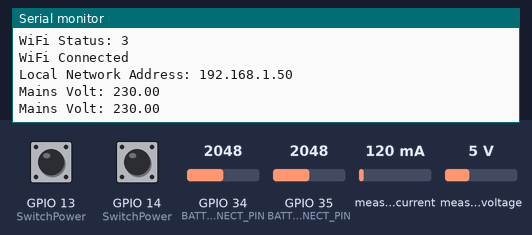
Recording of a sketch running on a simulated ESP32. Shown: the last lines printed to the serial monitor. The test bench sets the inputs (shaded band); at power-on: GPIO 34 (BATT_DISCONNECT_PIN) = 2048, GPIO 35 (BATT_RECONNECT_PIN) = 2048, GPIO 13 (SwitchPower) HIGH, GPIO 14 (SwitchPower) HIGH, measured voltage 5 V, measured current 120 mA. WiFi joins after 1.5 s; servers stay silent unless stated.

Above: at 3.3 s.
3.4 s: GPIO 34 (BATT_DISCONNECT_PIN) set to 2095
At 6.03 s:
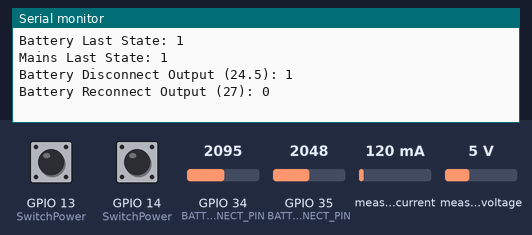
7.2 s: GPIO 35 (BATT_RECONNECT_PIN) set to 2866
At 7.8 s:
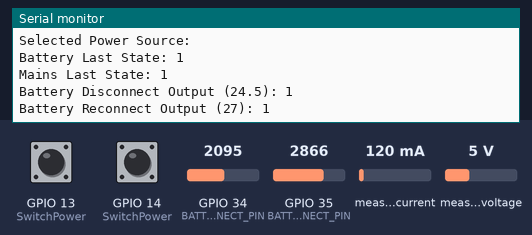
9.6 s: GPIO 13 (SwitchPower) pulled LOW for 1 s
12.1 s: GPIO 14 (SwitchPower) pulled LOW for 0.15 s
16.5 s: measured voltage set to 0.3 V
At 16.96 s:
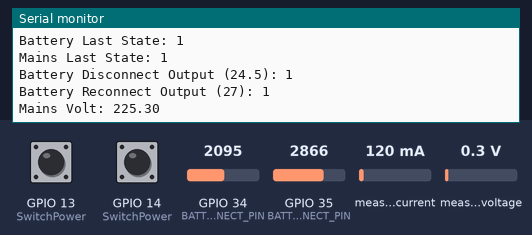
18.0 s: measured voltage set to 3.8 V
At 18.72 s:
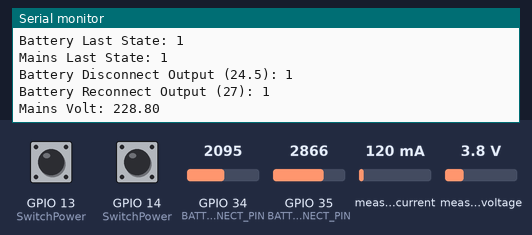
Timing chart, 0 to 20.5 s (numbered marks = the images above; inputs shaded):
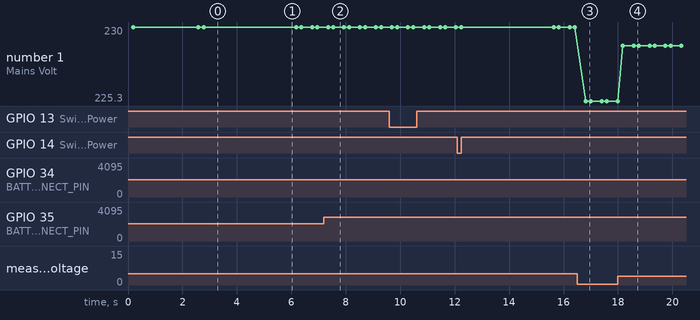

The sketch:

PZEM_Final.ino
```cpp
// Include necessary libraries
#include "WiFi.h"
#include "ESPAsyncWebServer.h"
#include <PZEM004Tv30.h>

//Define Threshold for voltages and current
#define Batt_Disconnect_Voltage 24.5
#define Batt_Reconnect_Voltage 27.0

//Define Battery Threshold Voltage Pins
#define BATT_DISCONNECT_PIN 34 // for 24.5V disconnect
#define BATT_RECONNECT_PIN 35 // for 27V reconnect

//Define POWERSWITCHING Pins
#define BATTERY_PIN 25 //Change as needed.
#define MAINS_PIN 26 //Change as needed.

// Define PZEM pins and serial interface
#define PZEM_RX_PIN 16
#define PZEM_TX_PIN 17
#define PZEM_SERIAL Serial2

// Create PZEM instance
PZEM004Tv30 pzem1(PZEM_SERIAL, PZEM_RX_PIN, PZEM_TX_PIN, 0x56); //inverter
PZEM004Tv30 pzem2(PZEM_SERIAL, PZEM_RX_PIN, PZEM_TX_PIN, 0x55); //mains
PZEM004Tv30 pzem3(PZEM_SERIAL, PZEM_RX_PIN, PZEM_TX_PIN, 0x58); //load

// Declare global variables
int actualstate_batt = LOW;
int actualstate_mains = LOW;
String battData;
float InvData[4] = {0.0, 0.0, 0.0, 0.0};
float MainsData[4] = {0.0, 0.0, 0.0, 0.0};
float LoadData[4] = {0.0, 0.0, 0.0, 0.0};

String SelectedPowerSource;
// Forward declaration (prototype) of selectpowersource function
String selectpowersource(float InvData, float MainsData, float LoadData);


//FUNCTIONS-----------------------------------------------------------------------------------------------------------

//Collect Data from Sensors
void collectdata(float InverterData[], float MainsData[], float LoadData[]) {

 //AC Main Line Data
  MainsData[0] = pzem2.voltage();
  MainsData[1] = pzem2.current();
  MainsData[2] = pzem2.power();
  MainsData[3] = pzem2.energy();

  //Inverter Data
  InverterData[0] = pzem1.voltage();
  InverterData[1] = pzem1.current();
  InverterData[2] = pzem1.power();
  InverterData[3] = pzem1.energy();

 //Connected Load Data
  LoadData[0] = pzem3.voltage();
  LoadData[1] = pzem3.current();
  LoadData[2] = pzem3.power();
  LoadData[3] = pzem3.energy();
}

String selectpowersource(float InvData[], float MainsData[],float LoadData[]){
  collectdata(InvData, MainsData, LoadData);
  float invvolt = InvData[0];
  float invcur = InvData[1];
  float invpow = InvData[2];
  float invene = InvData[3];

  float mainsvolt = MainsData[0];
  float mainscurt = MainsData[1];
  float mainspow = MainsData[2];
  float mainsene = MainsData[3];

  float loadvolt = LoadData[0];
  float loadcur = LoadData[1];
  float loadpow = LoadData[2];
  float loadene = LoadData[3];

  actualstate_batt = digitalRead(13); //battery
  actualstate_mains = digitalRead(14); //mains
  int batt_disconnect = (analogRead(BATT_DISCONNECT_PIN) > 2048) ? HIGH : LOW; //state of disconnect voltage
  int batt_reconnect = (analogRead(BATT_RECONNECT_PIN) > 2048) ? HIGH : LOW; //state of reconnect voltage
  String chargebatt;

  if(batt_reconnect==1){ //max threshold on
      if(actualstate_batt == 0){ //last state of batt is on
        chargebatt = "Battery Available (Discharging) Using Battery";
        //do nothing
      }else if (actualstate_mains == 0){ // last state of main is on
        chargebatt = "Battery Available (Charging) Using Battery";
      }
    }else if (batt_disconnect == 1 && batt_reconnect ==0){ //max threshold off and min threshold on
      if(actualstate_batt == 1 && actualstate_mains ==1){
        chargebatt = "No Supply";
      }else if(actualstate_batt == 0){ // last state of batt is on
        chargebatt = "Battery Available (Discharging) Using Battery";
        //do nothing
      }else if(actualstate_mains == 0){ // last state of mains is on
        chargebatt = "Battery Available (Charging) Using Mains";
        //do nothing
      }
    }else if(batt_disconnect == 0){
      if(mainsvolt != 0 && actualstate_mains == 0){ //last state of mains is on
        chargebatt = "Battery Unavailable (Charging) Still using Mains";
        //do nothing
      }else if(mainsvolt != 0 && actualstate_mains == 1) { //last state of mains is off
        chargebatt = "Battery Unavailable (Charging) Using Mains";
    }else{
      chargebatt = "No Supply";
    }
    }
    Serial.print("Mains Volt: ");
    Serial.println(mainsvolt);
    return chargebatt;

}

void SwitchPower(){
  SelectedPowerSource = selectpowersource(InvData, MainsData, LoadData);
  actualstate_batt = digitalRead(13); //battery
  actualstate_mains = digitalRead(14); //mains
  //Control Logic
  if(SelectedPowerSource == "Battery Available (Discharging) Using Battery"){ //max threshold on
      if(actualstate_batt == 0){ //last state of batt is on
        //do nothing
      }else if (actualstate_batt == 1){ // last state of batt is off
        digitalWrite(BATTERY_PIN, HIGH); // batt on
        digitalWrite(MAINS_PIN, LOW); // mains off
        delay(3000);
        digitalWrite(BATTERY_PIN, LOW); // toggle//max threshold off and min threshold on
      }
    }else if (SelectedPowerSource == "Battery Available (Charging) Using Battery"){
      if(actualstate_batt == 0){
        //do nothing
      }else{
        digitalWrite(BATTERY_PIN, HIGH); // batt on
        digitalWrite(MAINS_PIN, LOW); // mains off
        delay(3000);
        digitalWrite(BATTERY_PIN, LOW); // toggle//max threshold off and min threshold on
      }
    }else if (SelectedPowerSource == "Battery Available (Charging) Using Mains"){
        //do nothing
    }else if (SelectedPowerSource == "Battery Unavailable (Charging) Using Mains"){
      if(actualstate_mains == 0){
        //do nothing
      }else{
        digitalWrite(BATTERY_PIN, LOW); // batt off
        digitalWrite(MAINS_PIN, HIGH); // mains on
        delay(3000);
        digitalWrite(MAINS_PIN, LOW); // toggle//max threshold off and min threshold on
      }
    }else if (SelectedPowerSource == "Battery Unavailable (Charging) Still using Mains"){
        //do nothing
    }else if (SelectedPowerSource == "No Supply"){
      if(actualstate_mains == 1 && actualstate_mains ==1){
        //do nothing
      }else{
        digitalWrite(BATTERY_PIN, LOW); // batt off
        digitalWrite(MAINS_PIN, LOW); // mains on
      }
    }
}

// WiFi credentials
const char* ssid = "Jem";
const char* password = "jemerjaps";
const char* ntpServer = "pool.ntp.org";
const long  gmtOffset_sec = 0;
const int   daylightOffset_sec = 3600;

// Create AsyncWebServer instance
AsyncWebServer server(80);

// HTML document with CSS and JS
const char index_html[] PROGMEM = R"rawliteral(
<!DOCTYPE html>
<html>

<head>
  <title>Smart Home Monitoring</title>
  <meta name="viewport" content="width=device-width, initial-scale=1">
  <style>
    canvas {
      -moz-user-select: none;
      -webkit-user-select: none;
      -ms-user-select: none;
    }

    /* Data Table Styling */
    #dataTable {
      font-family: "Trebuchet MS", Arial, Helvetica, sans-serif;
      border-collapse: collapse;
      width: 95%;
      margin-top: 40px;
      text-align: center;
    }

    #dataTable td,
    #dataTable th {
      border: 1px solid #ddd;
      padding: 8px;
      font-size: 18px; /* Increase font size */
      font-weight: bold; /* Make it bold */
    }

    #dataTable tr:nth-child(even) {
      background-color: #659EC7;
    }

    #dataTable tr:nth-child(odd) {
      background-color: #95B9C7;
    }

    #dataTable td:hover {
      background-color: #ddd;
    }

    #dataTable th {
      padding-top: 12px;
      padding-bottom: 12px;
      text-align: center;
      background-color: #151B54;
      color: white;
    }
    .button {
      display: inline-block;
      border-radius: 4px;
      background-color: #e7e7e7;
      border: none;
      color: black;
      text-align: center;
      font-size: 15px;
      padding: 6px;
      width: 100px;
      transition: all 0.5s;
      cursor: pointer;
      margin: 30px;
      border: 1px solid black;
}

  .button-container span {
      cursor: pointer;
      display: inline-block;
      position: relative;
      transition: 0.5s;
  }

  .button-container span:after {
    content: '\00bb';
    position: absolute;
    opacity: 0;
    top: 0;
    right: -20px;
    transition: 0.5s;
  }

  .button-container:hover span {
    padding-right: 25px;
  }

  .button-container:hover span:after {
    opacity: 1;
    right: 0;
  }
  </style>
</head>

<body style="background-color: #242424;">
  <div style="text-align:center; color: #0492C2; font-family: sans-serif; font-size:300%; font-weight: bold;">SMART HOME MONITOR</div>

  <div class="button-container">
        <button class="button" onclick="redirectToHost()"><< HOME</button>
  </div>

  <div style="margin-top: 20px; margin: 0 auto; width: 0 auto;">
    <table id="dataTable" style="margin: 0 auto;">
      <tr>
        <th> </th>
        <th>Mains</th>
        <th>Inverter</th>
        <th>Load</th>
        <th>Battery</th>
      </tr>
      <tr>
        <th>Voltage</th>
        <td id="mainsVoltage"> </td>
        <td id="inverterVoltage"></td>
        <td id="loadVoltage"></td>
        <td id="batteryAvailability"></td>
      </tr>
      <tr>
        <th>Current</th>
        <td id="mainsCurrent"></td>
        <td id="inverterCurrent"></td>
        <td id="loadCurrent"></td>
        <td></td>
      </tr>
      <tr>
        <th>Energy</th>
        <td id="mainsEnergy"></td>
        <td id="inverterEnergy"></td>
        <td id="loadEnergy"></td>
        <td></td>
      </tr>
      <tr>
        <th>Power</th>
        <td id="mainsPower"></td>
        <td id="inverterPower"></td>
        <td id="loadPower"></td>
        <td> </td>
      </tr>
    </table>
  </div>
  <br>
  <br>

  <script>
    // Function to update sensor data from ESP32
  function updateSensorData() {
        var xhttp = new XMLHttpRequest();
        xhttp.onreadystatechange = function() {
            if (this.readyState == 4 && this.status == 200){
          var data = JSON.parse(this.responseText);
          // Update table data
          document.getElementById("dataTable").innerHTML = `
            <tr>
              <th> </th>
              <th>Mains</th>
              <th>Inverter</th>
              <th>Load</th>
              <th>Battery</th>
            </tr>
            <tr>
              <th>Voltage</th>
              <td>${data.inverterVoltage.toFixed(2)} V</td>
              <td>${data.mainsVoltage.toFixed(2)} V</td>
              <td>${data.loadVoltage.toFixed(2)} V</td>
              <td></td>
              <td>${data.batteryAvailability}</td>
            </tr>
            <tr>
              <th>Current</th>
              <td>${data.inverterCurrent.toFixed(2)} A</td>
              <td>${data.mainsCurrent.toFixed(2)} A</td>
              <td>${data.loadCurrent.toFixed(2)} A</td>
              <td></td>
            </tr>
            <tr>
              <th>Energy</th>
              <td>${data.inverterEnergy.toFixed(2)} kWh</td>
              <td>${data.mainsEnergy.toFixed(2)} kWh</td>
              <td>${data.loadEnergy.toFixed(2)} kWh</td>
              <td></td>
            </tr>
            <tr>
              <th>Power</th>
              <td>${data.inverterPower.toFixed(2)} W</td>
              <td>${data.mainsPower.toFixed(2)} W</td>
              <td>${data.loadPower.toFixed(2)} W</td>
              <td></td>
            </tr>
          `;
            }
        };
        xhttp.open("GET", "/data", true);
        xhttp.send();
    }
    function updateDataTable(data) {
      var table = document.getElementById("dataTable");
      var row = table.insertRow(1); // Add after headings
      var cell1 = row.insertCell(0);
      var cell2 = row.insertCell(1);
      var cell3 = row.insertCell(2);
      cell1.innerHTML = getCurrentTime(); // You need to implement this function
      cell2.innerHTML = data.batteryVoltage.toFixed(2) + " V";
      cell3.innerHTML = data.batteryCurrent.toFixed(2) + " A";
    }

    updateSensorData();
    setInterval(updateSensorData, 1500); // Update every 1.5 seconds


    //On Page load show graphs
    window.onload = function () {
      console.log(new Date().toLocaleTimeString());
      getData();
      showGraph();
    };

    //Ajax script to get ADC voltage at every 5 Seconds

    setInterval(function () {
      // Call a function repetitively with 5 Second interval
      getData();
    }, 5000);

    function redirectToHost() {
        window.location.href = "http://172.20.10.12"; // Replace with actual IP address of the host
    }
  </script>
</body>

</html>

)rawliteral";

void setup() {
    SelectedPowerSource = selectpowersource(InvData, MainsData, LoadData);  // Assign to global variable
    // Initialize serial communication
    Serial.begin(115200);
    pinMode(BATT_DISCONNECT_PIN, INPUT);
    pinMode(BATT_RECONNECT_PIN, INPUT);

    // Connect to WiFi
    WiFi.begin(ssid, password);

    int attempts = 0;
    while (WiFi.status() != WL_CONNECTED) {
        delay(1000);
        Serial.println("Connecting to Network.....");
        Serial.print("WiFi Status: ");
        Serial.println(WiFi.status());
        attempts++;
        if (attempts > 20) {
            Serial.println("Failed to connect to WiFi. Please check your credentials.");
            break;
        }
    }

    // Print ESP32-S local IP address
    Serial.println("WiFi Connected");
    Serial.print("Local Network Address: ");
    Serial.println(WiFi.localIP());

    // Route to get to the WebPage
    server.on("/", HTTP_GET, [](AsyncWebServerRequest *request) {
        request->send_P(200, "text/html", index_html);
    });

    // Route to get sensor data
    server.on("/data", HTTP_GET, [](AsyncWebServerRequest *request) {

        String data = "{\"inverterVoltage\":"; if(isnan(pzem1.voltage())){data+=String(0);} else {data+=String(pzem1.voltage());} data+= ",";
        data += "\"inverterCurrent\":";   if(isnan(pzem1.current())){data+=String(0);} else {data+=String(pzem1.current());} data+= ",";
        data += "\"inverterPower\":";   if(isnan(pzem1.power())){data+=String(0);} else {data+=String(pzem1.power());} data+= ",";
        data += "\"inverterEnergy\":";   if(isnan(pzem1.energy())){data+=String(0);} else {data+=String(pzem1.energy());} data+= ",";
        data += "\"mainsVoltage\":";   if(isnan(pzem2.voltage())){data+=String(0);} else {data+=String(pzem2.voltage());} data+= ",";
        data += "\"mainsCurrent\":";   if(isnan(pzem2.current())){data+=String(0);} else {data+=String(pzem2.current());} data+= ",";
        data += "\"mainsPower\":";   if(isnan(pzem2.power())){data+=String(0);} else {data+=String(pzem2.power());} data+= ",";
        data += "\"mainsEnergy\":";   if(isnan(pzem2.energy())){data+=String(0);} else {data+=String(pzem2.energy());} data+= ",";
        data += "\"loadVoltage\":";   if(isnan(pzem3.voltage())){data+=String(0);} else {data+=String(pzem3.voltage());} data+= ",";
        data += "\"loadCurrent\":";   if(isnan(pzem3.current())){data+=String(0);} else {data+=String(pzem3.current());} data+= ",";
        data += "\"loadPower\":";   if(isnan(pzem3.power())){data+=String(0);} else {data+=String(pzem3.power());} data+= ",";
        data += "\"loadEnergy\":";   if(isnan(pzem3.energy())){data+=String(0);} else {data+=String(pzem3.energy());} data+= ",";

        data += "\"batteryAvailability\":"; data+= String(SelectedPowerSource) + "\"}";

        request->send(200, "application/json", data);
    });

    // Start server
    server.begin();
}

void loop() {
  //Declare Arrays to hold data
  float InvData[4];
  float MainsData[4];
  float LoadData[4];

  //Colllect Data
  collectdata(InvData, MainsData, LoadData);
  SelectedPowerSource = selectpowersource(InvData, MainsData, LoadData);
  SwitchPower();

  actualstate_batt = digitalRead(13); //battery
  actualstate_mains = digitalRead(14); //mains

  //For monitoring through Serial Monitor
  Serial.print("Selected Power Source:");
  Serial.println(SelectedPowerSource);
  Serial.print("Battery Last State: ");
  Serial.println(actualstate_batt);
  Serial.print("Mains Last State: ");
  Serial.println(actualstate_mains);

  int batt_disconnect = (analogRead(BATT_DISCONNECT_PIN) > 2048) ? HIGH : LOW; //state of disconnect voltage
  int batt_reconnect = (analogRead(BATT_RECONNECT_PIN) > 2048) ? HIGH : LOW; //state of reconnect voltage

  Serial.print("Battery Disconnect Output (24.5): ");
  Serial.println(batt_disconnect);
  Serial.print("Battery Reconnect Output (27): ");
  Serial.println(batt_reconnect);

  Serial.println("");
}
```

Measured:
- the behaviour switches between 2048 and 2049 on GPIO 34 (BATT_DISCONNECT_PIN) (found by bisection; images 0 and 1)
- after the input at 3.4 s, the serial monitor: prints a new line after 2.4 s (image 1)
- after the input at 7.2 s, the serial monitor: prints a new line after 0.34 s (image 2)
- after the input at 16.5 s, the serial monitor: prints a new line after 0.31 s (image 3)
- after the input at 18.0 s, the serial monitor: prints a new line after 0.18 s (image 4)
- plotted number 1: 230 → 225.3 after the input at 16.5 s, 225.3 → 228.8 after the input at 18.0 s
